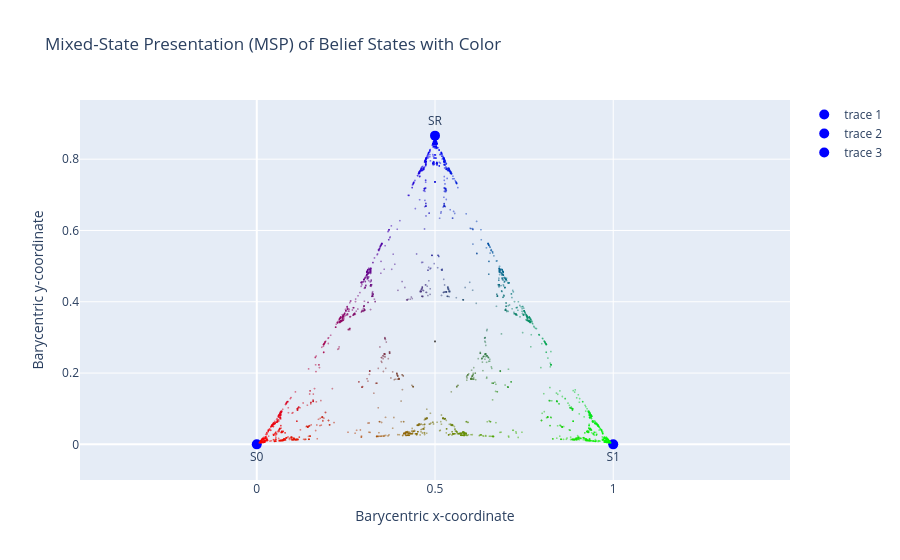

The cell this chart's notebook holds for it:
### Code cell
belief_to_barycentric(belief_states.reshape(-1,3).cpu(), belief_states.reshape(-1,3).cpu())

### Figure 1 — Plotly figure (JSON) as saved in the notebook; plotly's stock layout.template omitted (floating-point values rounded to 4 significant figures; data arrays with more than 128 entries replaced by an {"elided": "..."} marker saying what was removed)
{"data": [{"hovertemplate": "Barycentric x-coordinate=%{x}<br>Barycentric y-coordinate=%{y}<extra></extra>", "legendgroup": "", "marker": {"color": {"elided": "20000 str values"}, "opacity": 0.5, "size": 2, "symbol": "circle"}, "mode": "markers", "name": "", "showlegend": false, "type": "scattergl", "x": {"elided": "20000 float values"}, "xaxis": "x", "y": {"elided": "20000 float values"}, "yaxis": "y"}, {"marker": {"color": "blue", "size": 10}, "mode": "markers+text", "text": ["S0"], "textposition": "bottom center", "type": "scatter", "x": [0], "y": [0]}, {"marker": {"color": "blue", "size": 10}, "mode": "markers+text", "text": ["S1"], "textposition": "bottom center", "type": "scatter", "x": [1], "y": [0]}, {"marker": {"color": "blue", "size": 10}, "mode": "markers+text", "text": ["SR"], "textposition": "top center", "type": "scatter", "x": [0.5], "y": [0.866]}], "layout": {"legend": {"tracegroupgap": 0}, "title": {"text": "Mixed-State Presentation (MSP) of Belief States with Color"}, "xaxis": {"anchor": "y", "domain": [0, 1], "range": [-0.1, 1.1], "title": {"text": "Barycentric x-coordinate"}}, "yaxis": {"anchor": "x", "domain": [0, 1], "range": [-0.1, 0.966], "scaleanchor": "x", "scaleratio": 1, "title": {"text": "Barycentric y-coordinate"}}}}
